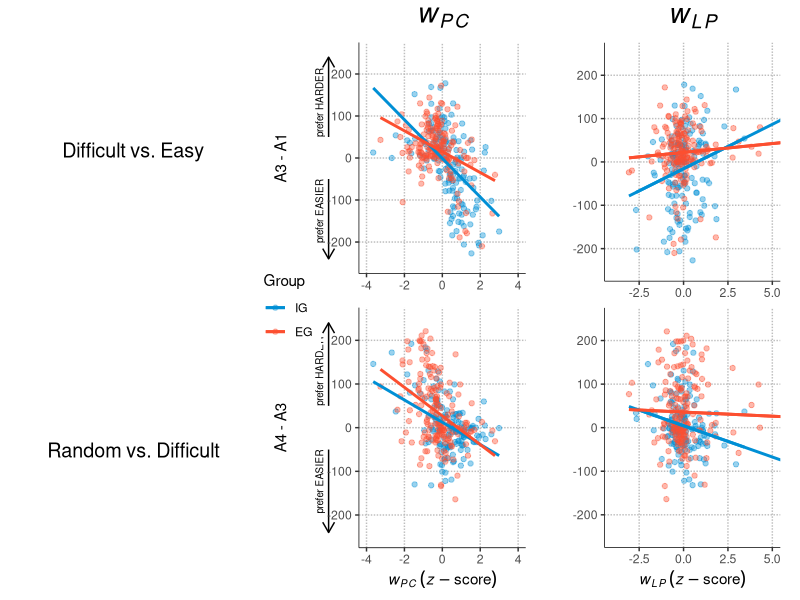

Here is the R script that generated this plot:
library(tidyverse)
library(gridExtra)
library(cowplot)

# Get interest difference
dft <- tbl_df(read.csv('../data/post_play_long.csv')) %>%
  dplyr::select(sid,grp,tid,int)
A1 <- dplyr::filter(dft, tid == 1)
A3 <- dplyr::filter(dft, tid == 3)
A4 <- dplyr::filter(dft, tid == 4)
rm(dft)
A3['int_dif_A4A3'] = A4$int - A3$int
A3['int_dif_A3A1'] = A3$int - A1$int
diffs <- dplyr::select(A3, sid, int_dif_A4A3, int_dif_A3A1)
rm(A3, A4)

# Get coefficients data
df <- tbl_df(read.csv('../data/coef_data.csv')) %>%
  dplyr::rename(wPC=pc_coef, wLP=rlp_coef) %>% 
  dplyr::mutate(A4minusA3 = -A3minusA4)

# Join datasets and optionally filter poorly fitted models
# df <- dplyr::filter(df, aic_diff >= 2)
df <- dplyr::inner_join(df, diffs, by='sid')

# Convert categorical variables to factors
df <- dplyr::mutate_at(df, vars(sid, grp, ntm), funs(factor))

# Fit linear models
lm_ <- lm(int_dif_A4A3 ~ grp*(wPC+wLP), data=df)
summary(lm_)
lm_ <- lm(int_dif_A3A1 ~ grp*(wPC+wLP), data=df)
summary(lm_)

# Define looks
df$grp <- recode(df$grp, '0' = 'IG', '1' = 'EG')
gcolors = c('#008fd5', '#fc4f30')


# Add empty axes with text only
gt0 <- ggplot() + geom_point() + theme_void() +  
  geom_text(aes(0, 0, label='Difficult vs. Easy'), size=5) + xlab(NULL) + 
  theme(
    panel.background = element_rect(fill = "white", color='white')
  )

gt1 <- ggplot() + geom_point() + theme_void() + 
  geom_text(aes(0, 0, label='Random vs. Difficult'), size=5) + xlab(NULL) + 
  theme(
    panel.background = element_rect(fill = "white", color='white')
  )


# (0, 0) wPC vs A3-A1
g00 <- ggplot(df, aes(x = wPC, y = A3minusA1, col = grp)) +
  geom_point(alpha=.4) +
  geom_smooth(method=lm,, se=FALSE, fullrange = FALSE) +
  annotate('segment', x=-6, y=50, xend=-6, yend=240, arrow=arrow(length=unit(0.3, "cm"))) +
  annotate('text', x=-6.5, y=50, label='prefer HARDER', angle=90, size=2.5, hjust='left') + 
  annotate('segment', x=-6, y=-50, xend=-6, yend=-240, arrow=arrow(length=unit(0.3, "cm"))) +
  annotate('text', x=-6.5, y=-50, label='prefer EASIER', angle=90, size=2.5, hjust='right') +
  coord_cartesian(xlim=c(-4,4), ylim=c(-250,250), clip='off') +
  labs(
    title = bquote(italic(w[PC])),
    y = 'A3 - A1\n\n',
    col = 'Group') +
  scale_color_manual(values=gcolors) +
  theme_get() +
  theme(
    panel.background = element_blank(),
    panel.grid.major = element_line(color = 'gray', linetype = '11'),
    panel.grid.minor = element_line(color = NA),
    axis.line.x = element_line(color="black", size = .25),
    axis.line.y = element_line(color="black", size = .25),
    legend.position = 'none',
    axis.title.x = element_blank(),
    plot.title = element_text(size=20, face='bold.italic', hjust=.5)
  )

# (0, 1) wLP vs A3-A1
g01 <- ggplot(df, aes(x = wLP, y = A3minusA1, col = grp)) +
  geom_point(alpha=.4) +
  geom_smooth(method=lm, se=FALSE, fullrange = FALSE) +
  coord_cartesian(xlim=c(-4,5), ylim=c(-250,250)) +
  geom_smooth(method=lm, se=FALSE, fullrange=TRUE) +
  labs(
    title = bquote(italic(w[LP])),
    col = 'Group') +
  scale_color_manual(values=gcolors) + 
  theme_get() +
  theme(
    panel.background = element_blank(),
    panel.grid.major = element_line(color = 'gray', linetype = '11'),
    panel.grid.minor = element_line(color = NA),
    axis.line.x = element_line(color="black", size = .25),
    axis.line.y = element_line(color="black", size = .25),
    legend.position = "none",
    axis.title.y = element_blank(),
    axis.title.x = element_blank(),
    plot.title = element_text(size=20, face='bold.italic', hjust=.5),
    plot.margin=unit(c(0.2,.5,0,1),"cm")
  )

# (1, 0) wPC vs A4-A3
g10 <- ggplot(df, aes(x = wPC, y = A4minusA3, col = grp)) +
  geom_point(alpha=.4) +
  annotate('segment', x=-6, y=50, xend=-6, yend=240, arrow=arrow(length=unit(0.3, "cm"))) +
  annotate('text', x=-6.5, y=50, label='prefer HARDER', angle=90, size=2.5, hjust='left') + 
  annotate('segment', x=-6, y=-50, xend=-6, yend=-240, arrow=arrow(length=unit(0.3, "cm"))) +
  annotate('text', x=-6.5, y=-50, label='prefer EASIER', angle=90, size=2.5, hjust='right') + 
  geom_smooth(method=lm, se=FALSE, fullrange = FALSE) +
  coord_cartesian(xlim=c(-4,4), ylim=c(-250,250), clip='off') +
  labs(
    y = 'A4 - A3\n\n',
    x = bquote(italic(w[PC])~(italic(z)-score)),
    col = 'Group') +
  scale_color_manual(values=gcolors) +
  theme_get() +
  theme(
    panel.background = element_blank(),
    panel.grid.major = element_line(color = 'gray', linetype = '11'),
    panel.grid.minor = element_line(color = NA),
    axis.line.x = element_line(color="black", size = .25),
    axis.line.y = element_line(color="black", size = .25),
    legend.position = "none"
  )

# (1, 1) wLP vs A4-A3
g11 <- ggplot(df, aes(x = wLP, y = A4minusA3, col = grp)) +
  geom_point(alpha=.4) +
  geom_smooth(method=lm, se=FALSE, fullrange = FALSE) +
  coord_cartesian(xlim=c(-4,5), ylim=c(-250,250)) +
  geom_smooth(method=lm, se=FALSE, fullrange=TRUE) +
  labs(
    x = bquote(italic(w[LP])~(italic(z)-score)),
    col = 'Group') +
  scale_color_manual(values=gcolors) + theme_get() +
  theme(
    panel.background = element_blank(),
    panel.grid.major = element_line(color = 'gray', linetype = '11'),
    panel.grid.minor = element_line(color = NA),
    axis.line.x = element_line(color="black", size = .25),
    axis.line.y = element_line(color="black", size = .25),
    legend.position = c(-1.8, 1),
    legend.key=element_blank(),
    axis.title.y = element_blank(),
    plot.margin=unit(c(.2,.5,.2,1),"cm")
  )


pg <- arrangeGrob(gt0, g00, g01, gt1, g10, g11, ncol=3, nrow=2)
plot(pg)

ggsave(
  'figure4b.svg',
  plot = pg,
  path = '../figures/',
  width = 10,
  height = 5,
  units = 'in',
  dpi = 300
)